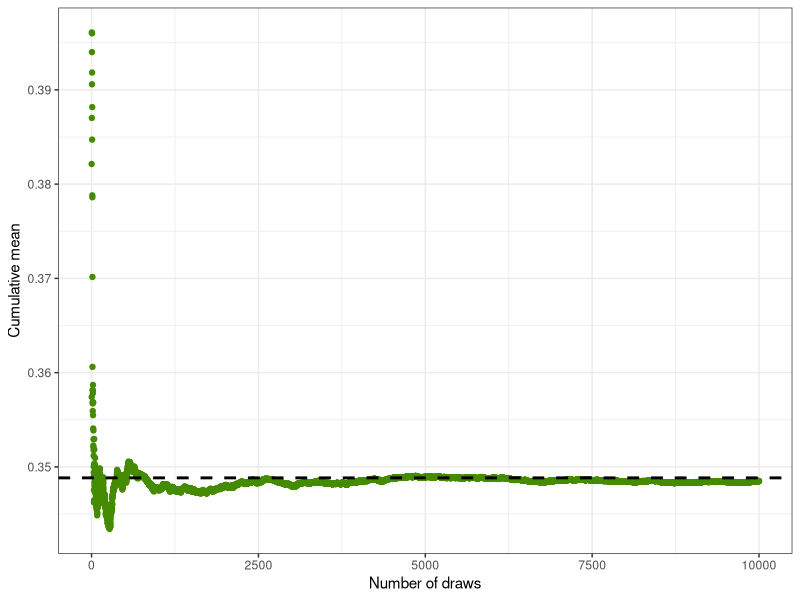
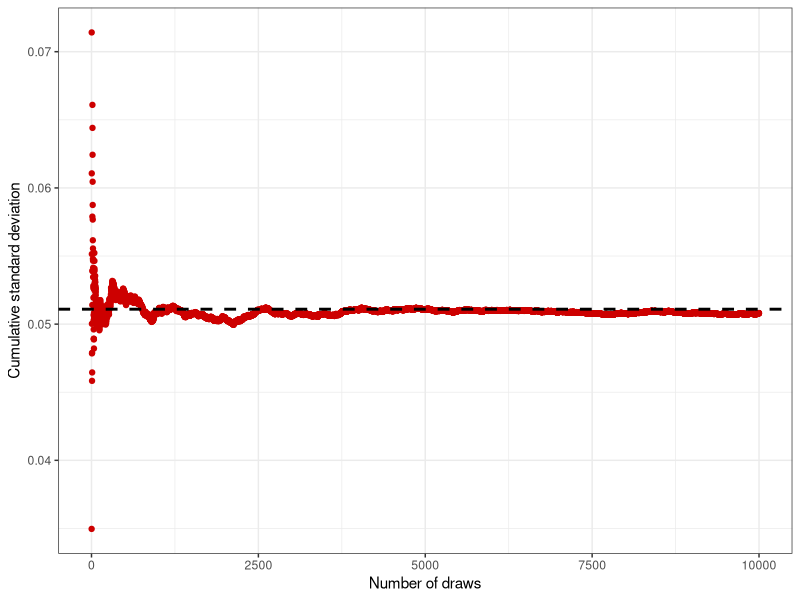
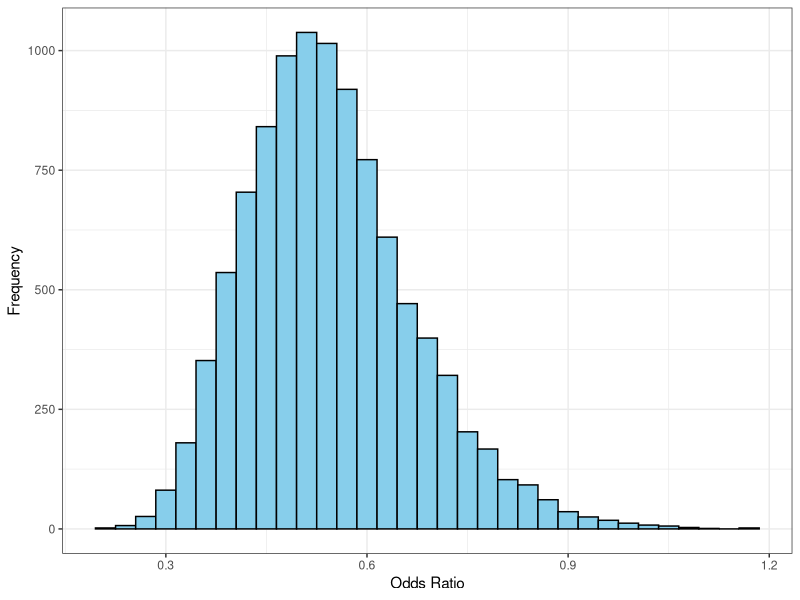
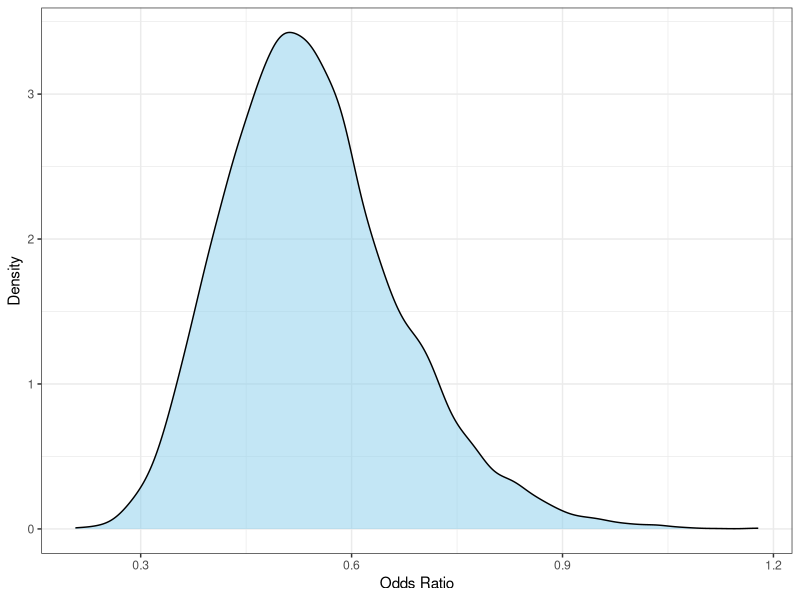
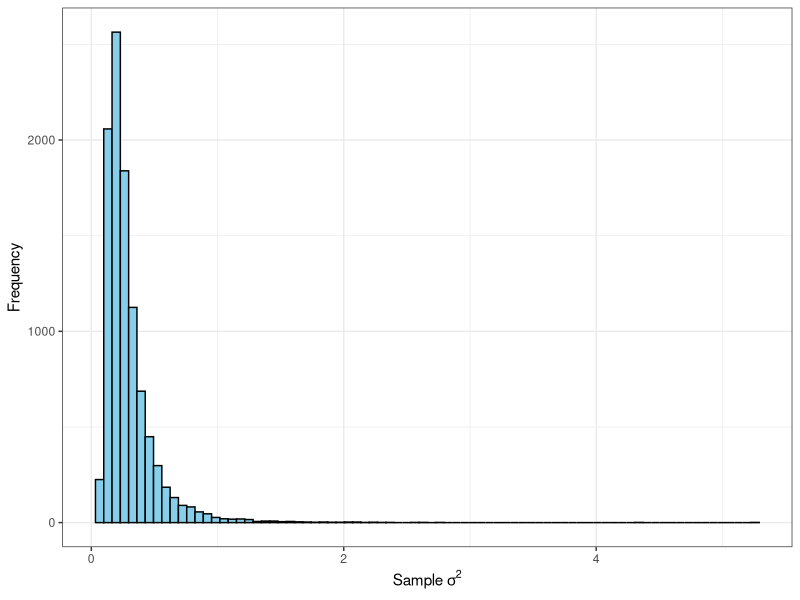
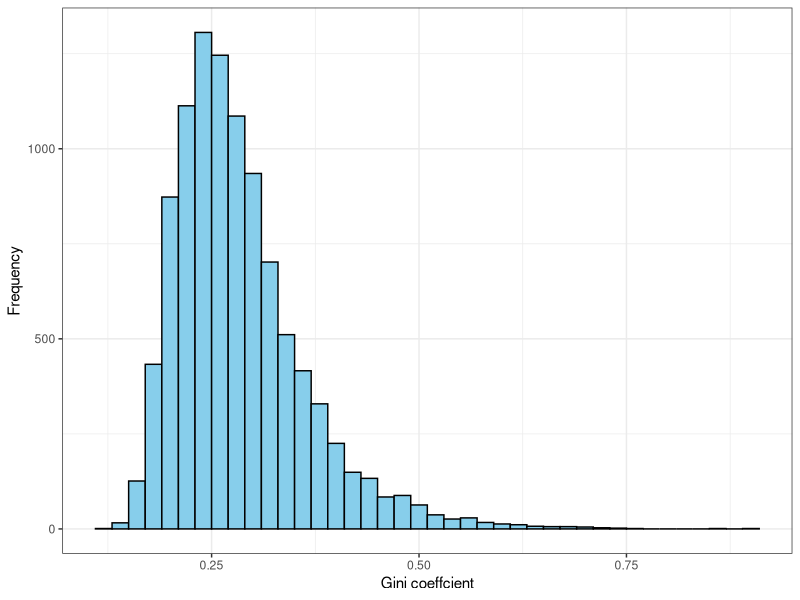
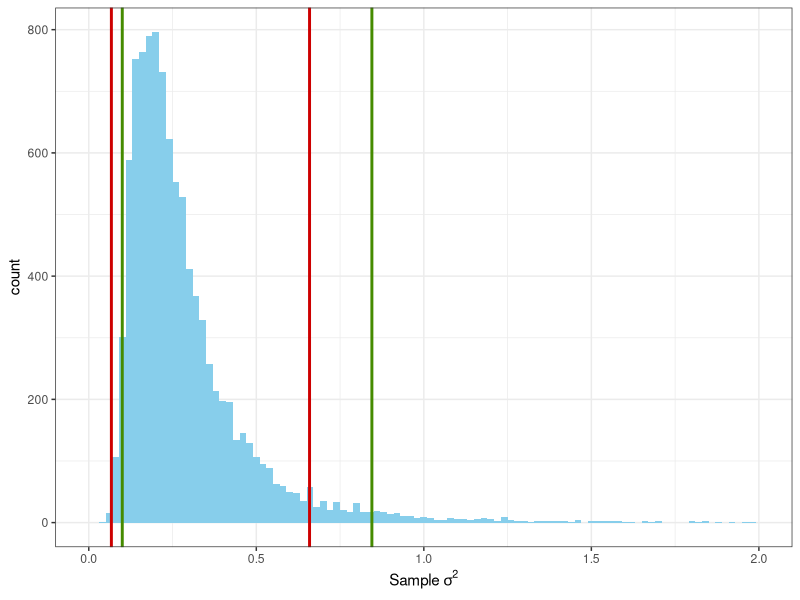
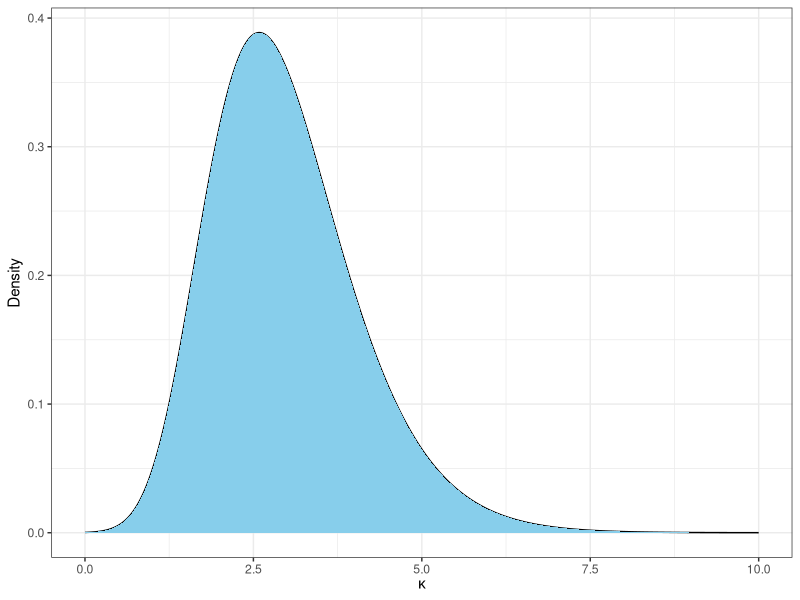

Source code (R) for these figures, in order:
## ---- chunk 1
library(ggplot2)

knitr::opts_chunk$set(
  echo = TRUE, 
  fig.width = 4.5, 
  fig.height = 2.4)
## ---- chunk 2
set.seed(13)
alpha <- 22+8
beta <- 70-22+8

# Draw 10000 values from posterior
sim_data <- rbeta(10000, alpha, beta)

# Cumulative sum for mean
cum_mean <- cumsum(sim_data) / 1:10000
cum_sd <- c()

# Cumulative sum for sd
for (n in 2:length(sim_data)){
  cum_sd[n] <- sd(sim_data[1:n])
}

# Expected values according to theory
expected_mean <- alpha / (alpha + beta)
expected_sd <- sqrt(alpha*beta / ( (alpha+beta)^2 * (alpha+beta+1) ))
## ---- chunk 3
# Plot for cumulative mean
plot_data <- data.frame(cum_mean, cum_sd)
ggplot(plot_data, aes(x=1:10000)) + 
  geom_point(aes(y = cum_mean), col="chartreuse4") +
  theme_bw() +
  geom_hline(aes(yintercept = expected_mean), col="black", lty=2, linewidth=1) +
  labs(x = "Number of draws",
       y = "Cumulative mean")
## ---- chunk 4
# Plot for cumulative sd
ggplot(plot_data[-1, ], aes(x=2:10000)) + 
  geom_point(aes(y = cum_sd), col="red3") +
  theme_bw() +
  geom_hline(aes(yintercept = expected_sd), col="black", lty=2, linewidth=1) +
  labs(x = "Number of draws",
       y = "Cumulative standard deviation")
## ---- chunk 5
sum(sim_data > 0.3) / 10000
pbeta(0.3, alpha, beta, lower.tail = FALSE)
## ---- chunk 6
odds_ratio <- sim_data / (1-sim_data)

ggplot(data.frame(odds_ratio), aes(x = odds_ratio)) +
  geom_histogram(binwidth = 0.03, fill = "skyblue", color = "black") +
  labs(x = "Odds Ratio", y = "Frequency") +
  theme_bw()
## ---- chunk 7
ggplot(data.frame(odds_ratio), aes(x = odds_ratio)) +
  geom_density(alpha = 0.5, fill = "skyblue") +
  labs(x = "Odds Ratio", y = "Density") +
  theme_bw()
## ---- chunk 8
data <- log(c(33, 24, 48, 32, 55, 74, 23, 17))
n <- length(data)
mu <- 3.6
tau_sq <- sum((data-mu)^2)/n

# Step 1
X <- rchisq(10000, n)
# Step 2
sample_sigma <- n*tau_sq/X

plot_data <- data.frame(sample_sigma)

ggplot(plot_data, aes(x=sample_sigma)) +
  geom_histogram(bins=80, colour="black", fill="skyblue") +
  labs(x = expression("Sample"~sigma^2), y = "Frequency") +
  theme_bw() 
## ---- chunk 9
gini <- 2 * pnorm((sqrt(sample_sigma) / sqrt(2)), mean = 0, sd = 1) - 1

ggplot(data.frame(gini), aes(x = gini)) +
  geom_histogram(binwidth = 0.02, fill = "skyblue", color = "black") +
  labs(x = "Gini coeffcient", y = "Frequency") +
  theme_bw()


## ---- chunk 10
# We can also sort samples in order and take index 251 as lower limit and 9750 as upper limit
interval_equal_tail <- quantile(sample_sigma, probs = c(0.025, 0.975))
cat("The 95% equal tail credible interval is: [", round(interval_equal_tail[1], 4), " ",
    round(interval_equal_tail[2], 4), "]", sep="")
## ---- chunk 11
# Note: "Posterior" is not proper 
fit <- density(sample_sigma)
# Constant to divide each area so that the cumulative sum is 1
const = sum(fit$y)
# Cumulative sum for area, normalized
prob_mass <- cumsum(sort(fit$y, decreasing = TRUE)) / const

# Index for which cumsum <= 0.95
index <- prob_mass <= 0.95
# Find index for original data
desc_order <- order(fit$y, decreasing = TRUE)
# Get index for original data
interval_HPDI <- sort(desc_order[index])

# Lag differences, if all == 1 => we have only 1 interval
all(diff(interval_HPDI) == 1)
## ---- chunk 12
cat("95% HPDI is [", round(fit$x[interval_HPDI[1]], 4), " ",
    round(fit$x[interval_HPDI[length(interval_HPDI)]], 4), "]", sep="")

ggplot(plot_data, aes(x=sample_sigma)) +
  geom_histogram(binwidth = 0.02, fill="skyblue") +
  theme_bw() +
  labs(x = expression("Sample"~sigma^2)) +
  geom_vline(xintercept = fit$x[interval_HPDI[1]], col="red3", linewidth=1) +
  geom_vline(xintercept = fit$x[interval_HPDI[length(interval_HPDI)]], col="red3", linewidth=1) +
  geom_vline(xintercept = interval_equal_tail[1], col="chartreuse4", linewidth=1) +
  geom_vline(xintercept = interval_equal_tail[2], col="chartreuse4", linewidth=1) +
  scale_x_continuous(limits = c(0, 2))

## ---- chunk 13
# Data
y <- c(-2.79, 2.33, 1.83, -2.44, 2.23, 2.33, 2.07, 2.02, 2.14, 2.54)
mu <- 2.4
n <- length(y)

# Fine grid of k from 0 to 10
k <- seq(from=0, to=10, length.out=10000)

# Posterior
calc_posterior <- function(k){
  exp( k*sum(cos(y-mu)) - k/2) / (besselI(k, nu=0))^n
}
posterior <- calc_posterior(k)

# Approximation of the area under the curve (height (posterior value) * width (how fine the grid is))
area = sum(posterior*k[2])
# Approximating a probability density curve of the posterior
posterior <- posterior/area

plot_data <- data.frame(posterior=posterior)
ggplot(plot_data, aes(x=k, y=posterior)) + 
  geom_line() +
  geom_area(fill="skyblue") +
  theme_bw() +
  labs(x = expression(kappa), y = "Density")
## ---- chunk 14
k[which.max(posterior)]
